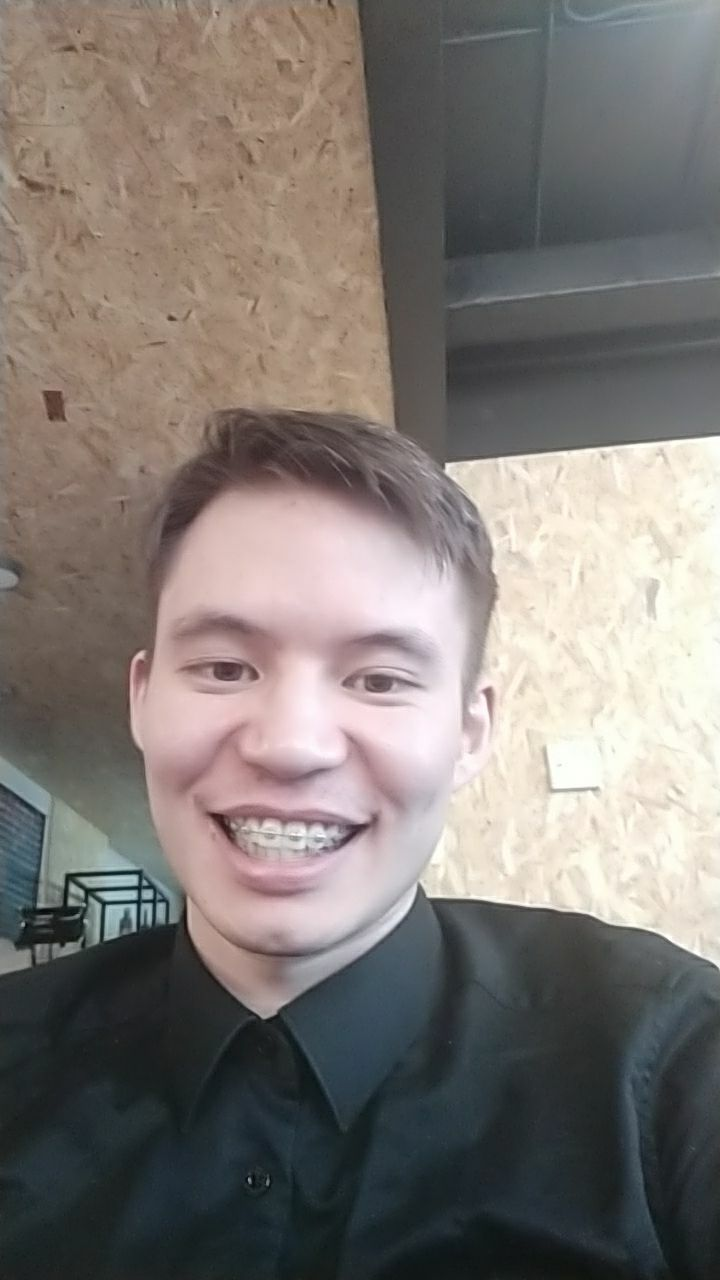
#> input picture resources/telegram-cloud-photo-size-2-5350578246728657937-y.jpg, 720 x 1280 px, found by its file name
$ python exctract.py
#> lines starting #> are read from the running program, lines starting #| are printed output that depends on the picture; after the words box and inside, x2 and y2 are one past the last pixel; in counts of white or black regions, pixels touching at a corner belong together
import os

import cv2
import sys

resource_path = '/Users/sfilonov/PycharmProjects/PhotoLab/resources'
path = os.path.join(resource_path, 'telegram-cloud-photo-size-2-5350578246728657937-y.jpg')
image = cv2.imread(path)
#> image is the input picture: shape (1280, 720, 3); mean B, G, R 116.3, 120.7, 127
gray = cv2.cvtColor(image, cv2.COLOR_BGR2GRAY)
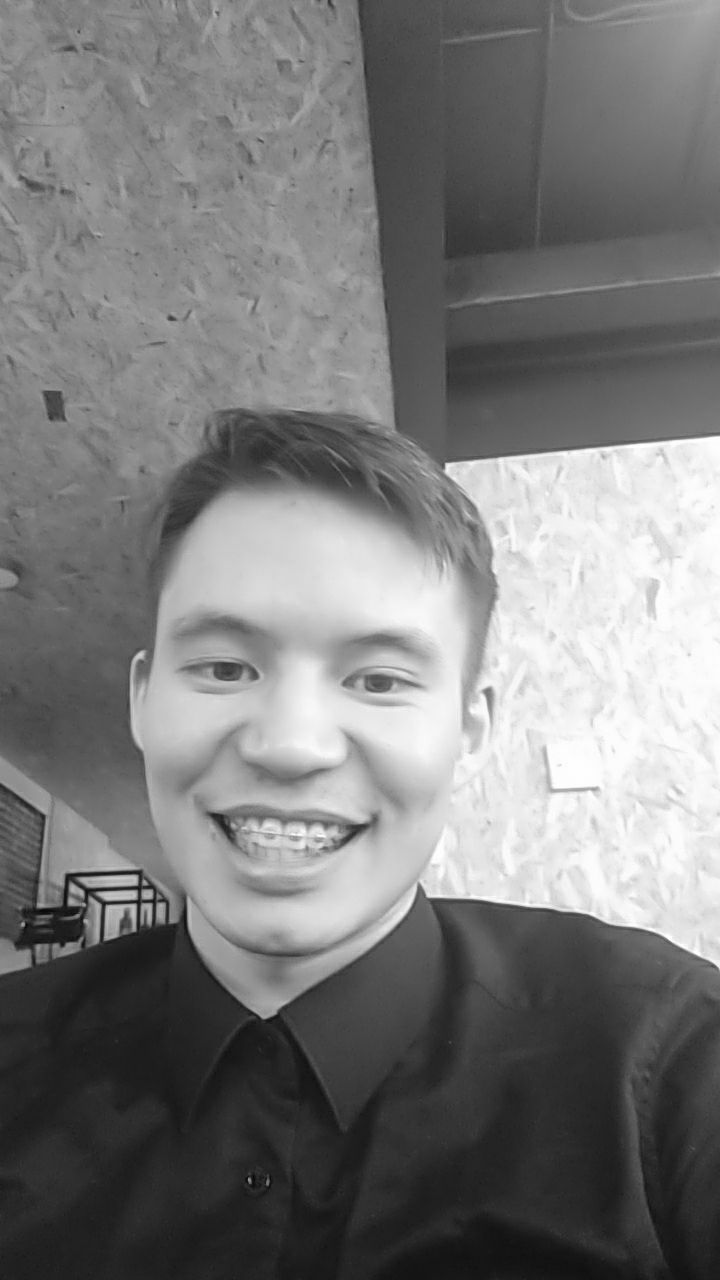
#> gray: shape (1280, 720); min 2, max 255, mean 122.1

faceCascade = cv2.CascadeClassifier(cv2.data.haarcascades + "haarcascade_frontalface_default.xml")
faces = faceCascade.detectMultiScale(
    gray,
    scaleFactor=1.3,
    minNeighbors=3,
    minSize=(30, 30)
)
#> faces = [[95, 499, 411, 411]]

print("[INFO] Found {0} Faces.".format(len(faces)))
#| [INFO] Found 1 Faces.

for (x, y, w, h) in faces:
    extra_x = int(w * 0.15)
    extra_y = int(h * 0.30)
    cv2.rectangle(image, (x - extra_x, y - extra_y), (x + w + extra_x, y + h + extra_y), (0, 255, 0), 2)
    roi_color = image[y - extra_y:y+extra_y + h, x-extra_x:x + w+extra_x]
    print("[INFO] Object found. Saving locally.")
    cv2.imwrite(str(w) + str(h) + '_faces.jpg', roi_color)
#> this loop made 1 pass
#> (x, y, w, h, extra_x, extra_y) on pass 1: (95, 499, 411, 411, 61, 123)
#| [INFO] Object found. Saving locally.
#> pass 1, `roi_color = image[y - extra_y:y+extra_y + h, x-extra_x:x + w+extra_x]`:
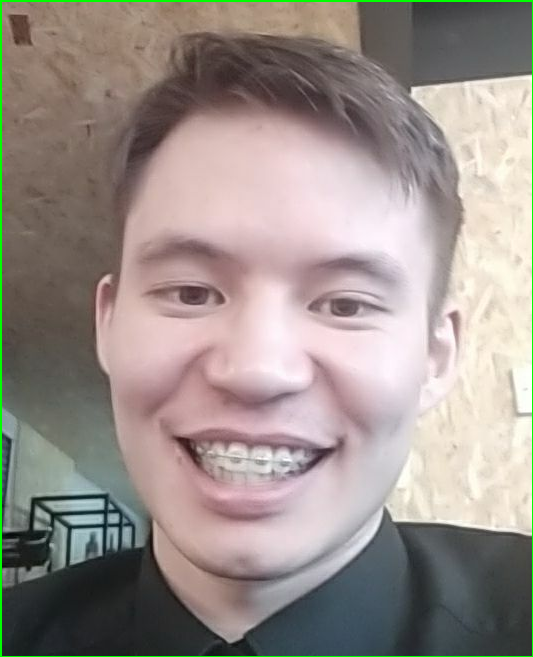
#> roi_color: shape (657, 533, 3); mean B, G, R 139.4, 144.7, 154.7
#> after the loop:
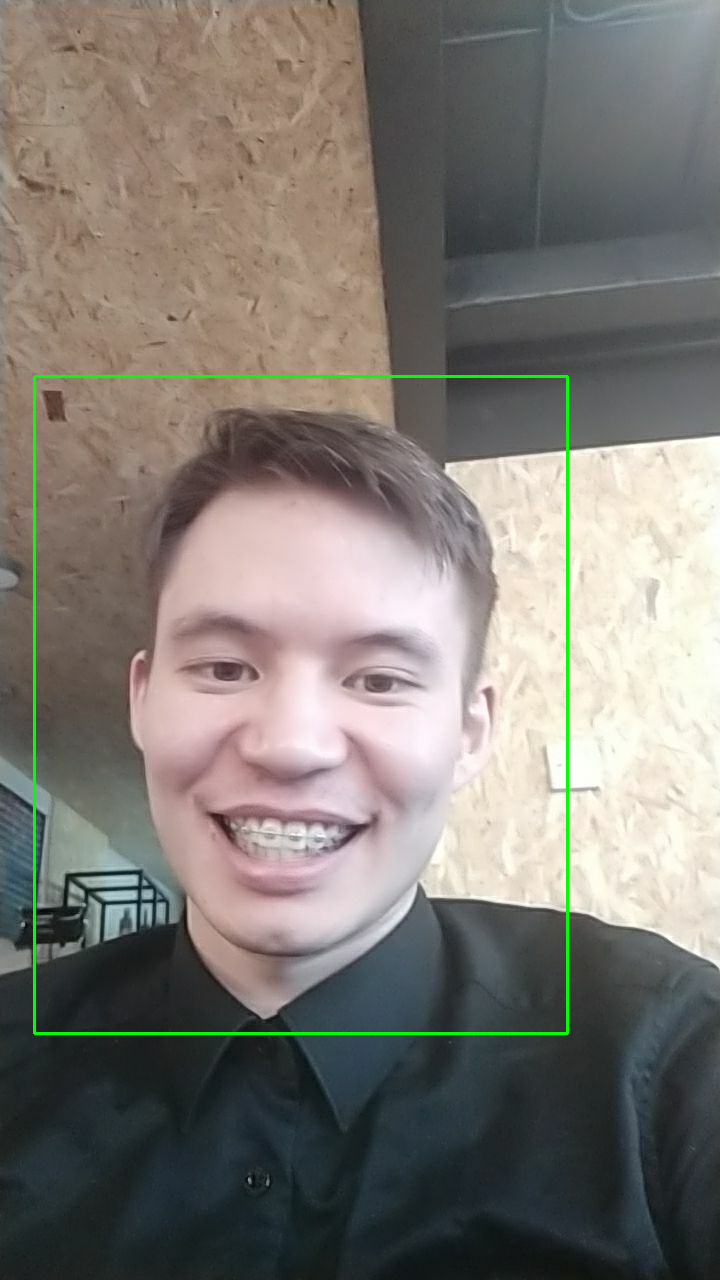
#> image: shape (1280, 720, 3); 0.77% of pixels changed, all inside (x1, y1, x2, y2) = (33, 375, 569, 1035)

status = cv2.imwrite('faces_detected.jpg', image)

$ run again, with filtering/processing/411411_faces.jpg copied over resources/telegram-cloud-photo-size-2-5350578246728657937-y.jpg
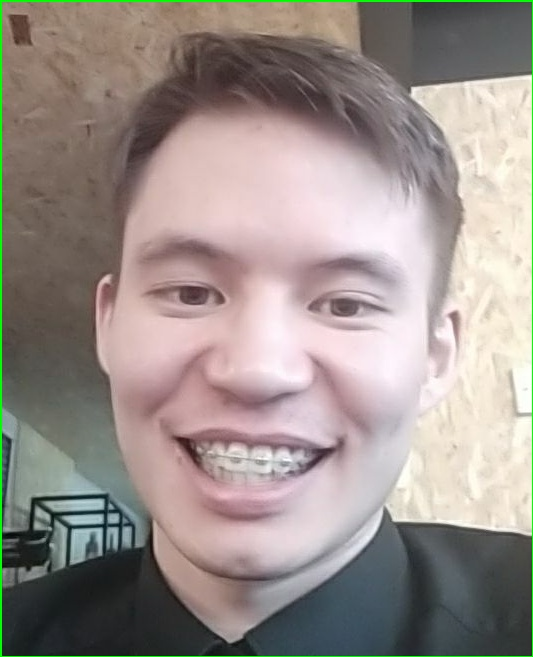
#> input picture filtering/processing/411411_faces.jpg, 533 x 657 px, found by its file name
#> image is the input picture: shape (657, 533, 3); mean B, G, R 139.4, 144.7, 154.7
#> `gray = cv2.cvtColor(image, cv2.COLOR_BGR2GRAY)`:
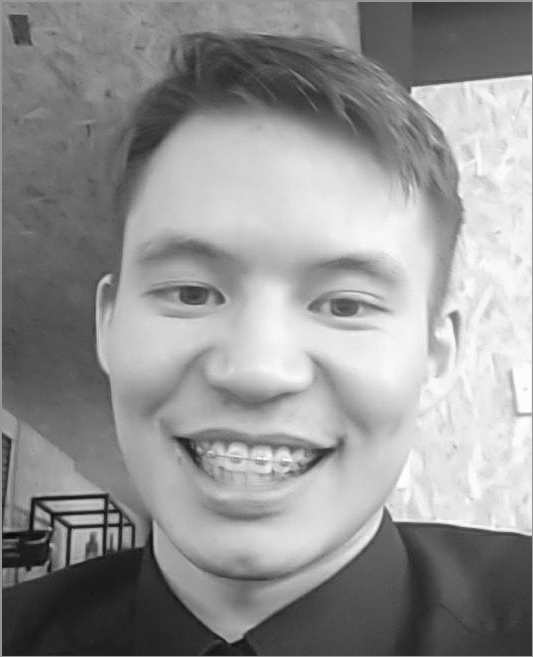
#> gray: shape (657, 533); min 6, max 255, mean 147.1
#> faces = [[59, 137, 398, 398]]
#| [INFO] Found 1 Faces.
#> the loop `for (x, y, w, h) in faces:` made 1 pass
#> (x, y, w, h, extra_x, extra_y) on pass 1: (59, 137, 398, 398, 59, 119)
#> (printed output is left out)
#> after the loop `for (x, y, w, h) in faces:`:
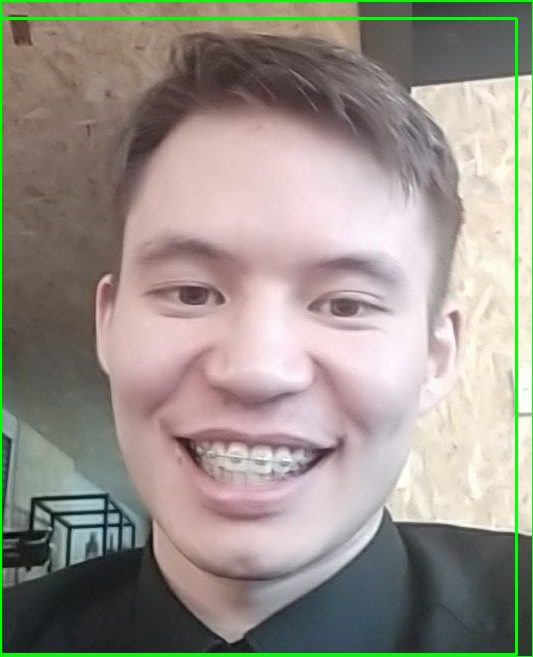
#> image: shape (657, 533, 3); 1.76% of pixels changed, all inside (x1, y1, x2, y2) = (0, 17, 518, 656)

$ run again, with filtering/processing/photo_2020-02-16_16-20-25.jpg copied over resources/telegram-cloud-photo-size-2-5350578246728657937-y.jpg
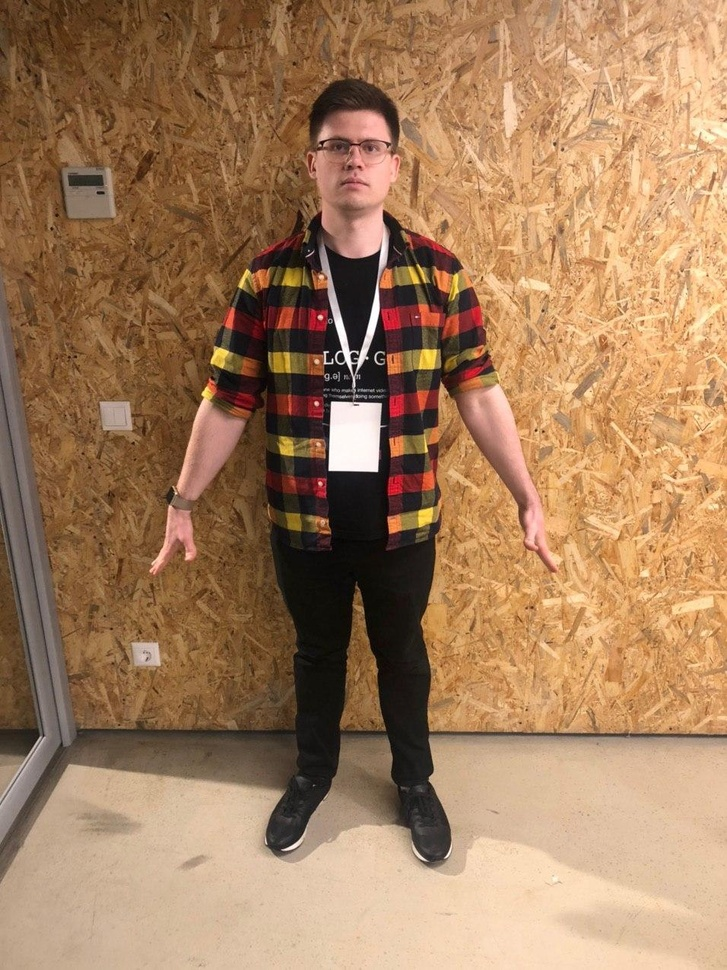
#> input picture filtering/processing/photo_2020-02-16_16-20-25.jpg, 727 x 970 px, shrunk from 956 x 1276 before the run, found by its file name
#> image is the input picture: shape (970, 727, 3); mean B, G, R 92.6, 126.3, 163.8
#> `gray = cv2.cvtColor(image, cv2.COLOR_BGR2GRAY)`:
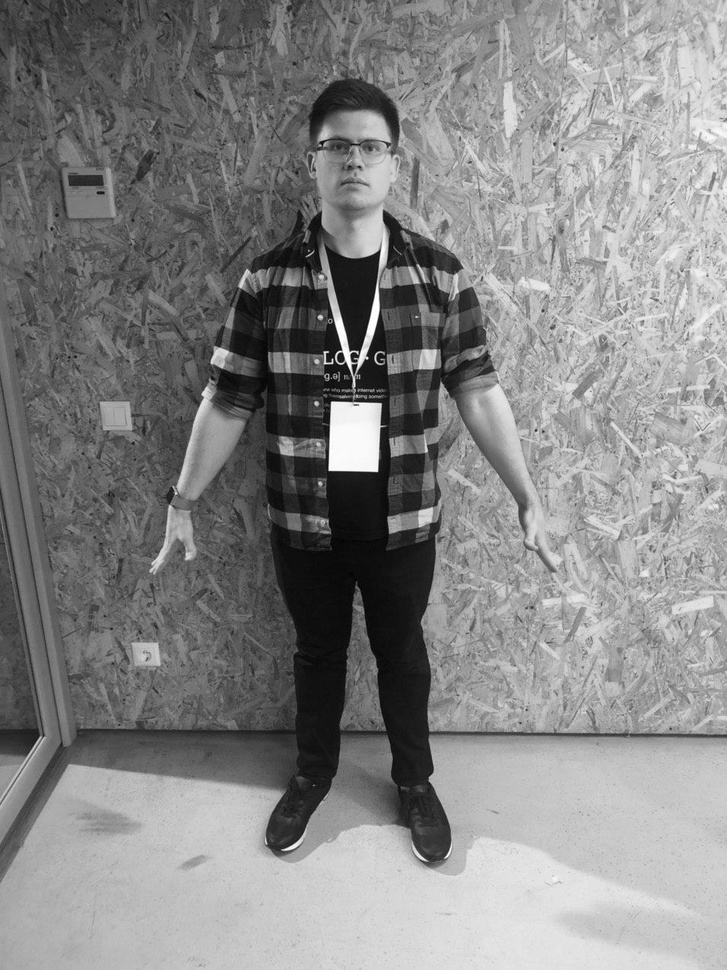
#> gray: shape (970, 727); min 1, max 255, mean 133.7
#> faces = [[306, 110, 101, 101]]
#| [INFO] Found 1 Faces.
#> the loop `for (x, y, w, h) in faces:` made 1 pass
#> (x, y, w, h, extra_x, extra_y) on pass 1: (306, 110, 101, 101, 15, 30)
#> (printed output is left out)
#> after the loop `for (x, y, w, h) in faces:`:
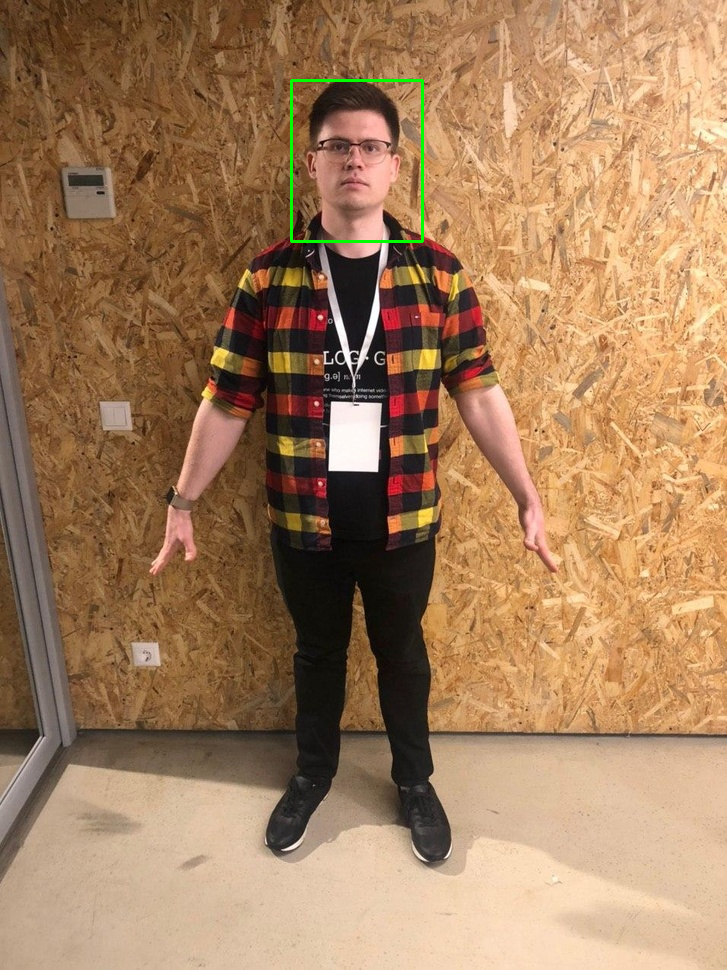
#> image: shape (970, 727, 3); 0.25% of pixels changed, all inside (x1, y1, x2, y2) = (290, 79, 424, 243)

$ run again, with filtering/processing/photo_2020-02-16_16-20-29.jpg copied over resources/telegram-cloud-photo-size-2-5350578246728657937-y.jpg
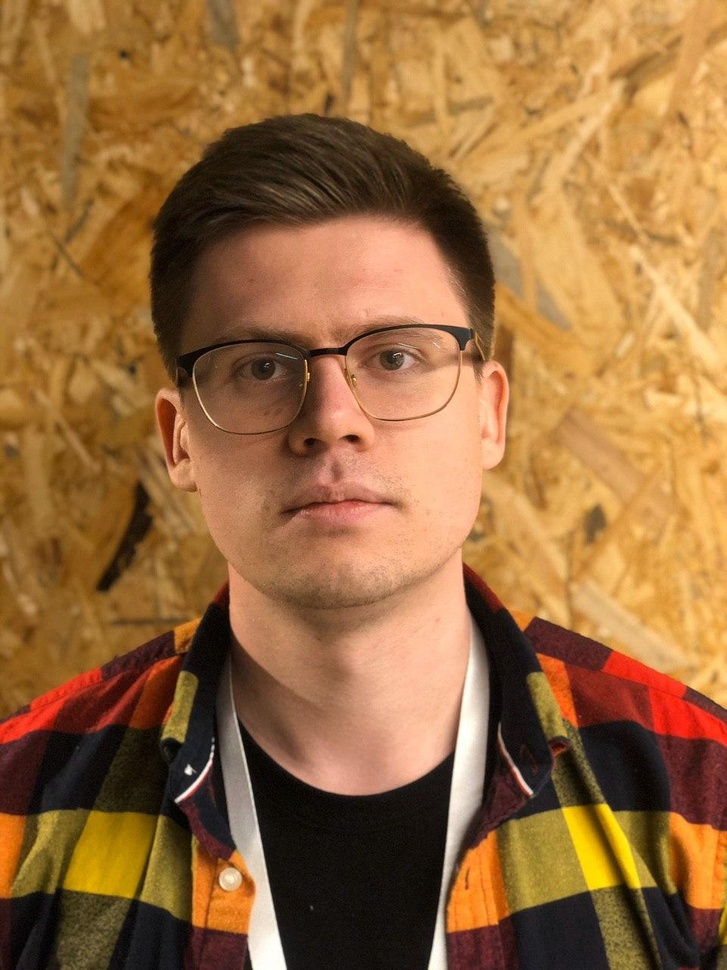
#> input picture filtering/processing/photo_2020-02-16_16-20-29.jpg, 727 x 970 px, shrunk from 960 x 1280 before the run, found by its file name
#> image is the input picture: shape (970, 727, 3); mean B, G, R 61.5, 107.6, 153.5
#> `gray = cv2.cvtColor(image, cv2.COLOR_BGR2GRAY)`:
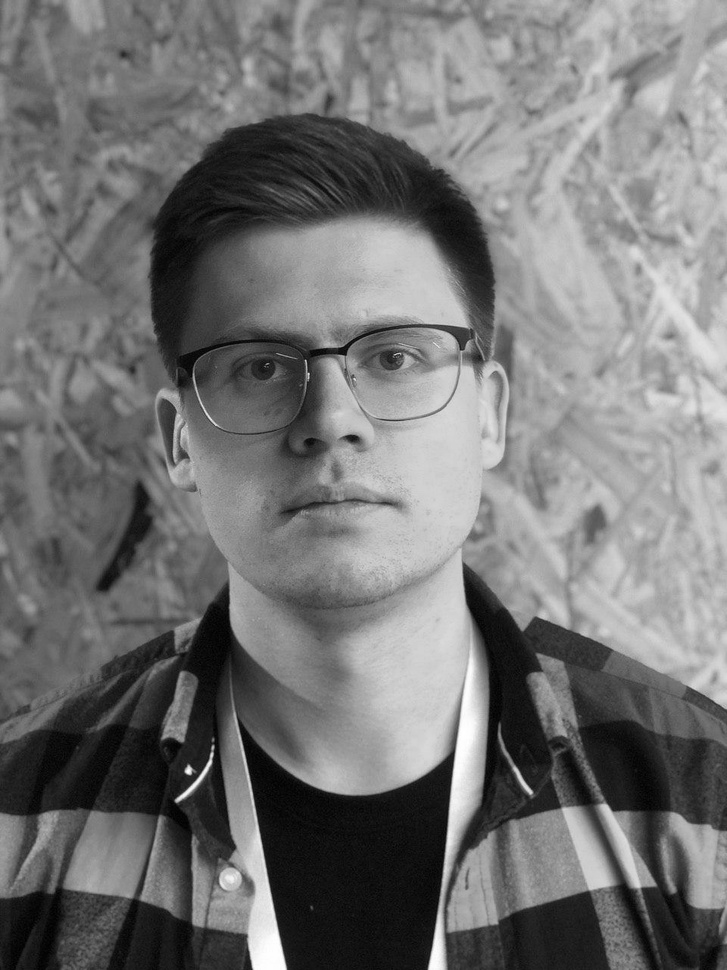
#> gray: shape (970, 727); min 0, max 255, mean 116.1
#> faces = [[155, 221, 359, 359]]
#| [INFO] Found 1 Faces.
#> the loop `for (x, y, w, h) in faces:` made 1 pass
#> (x, y, w, h, extra_x, extra_y) on pass 1: (155, 221, 359, 359, 53, 107)
#> (printed output is left out)
#> after the loop `for (x, y, w, h) in faces:`:
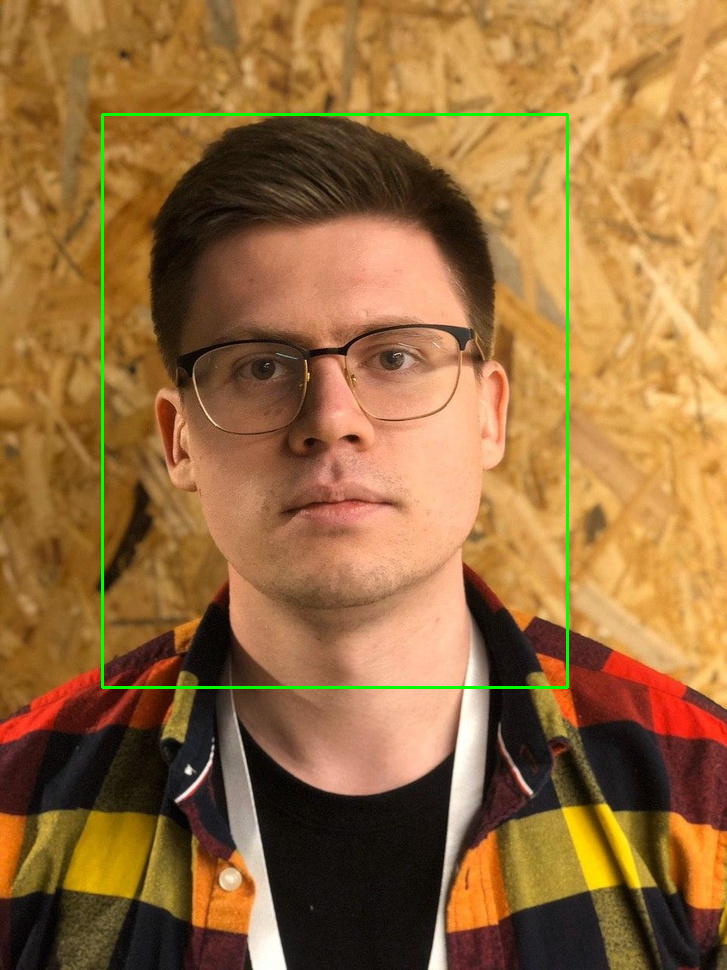
#> image: shape (970, 727, 3); 0.88% of pixels changed, all inside (x1, y1, x2, y2) = (101, 113, 569, 689)
